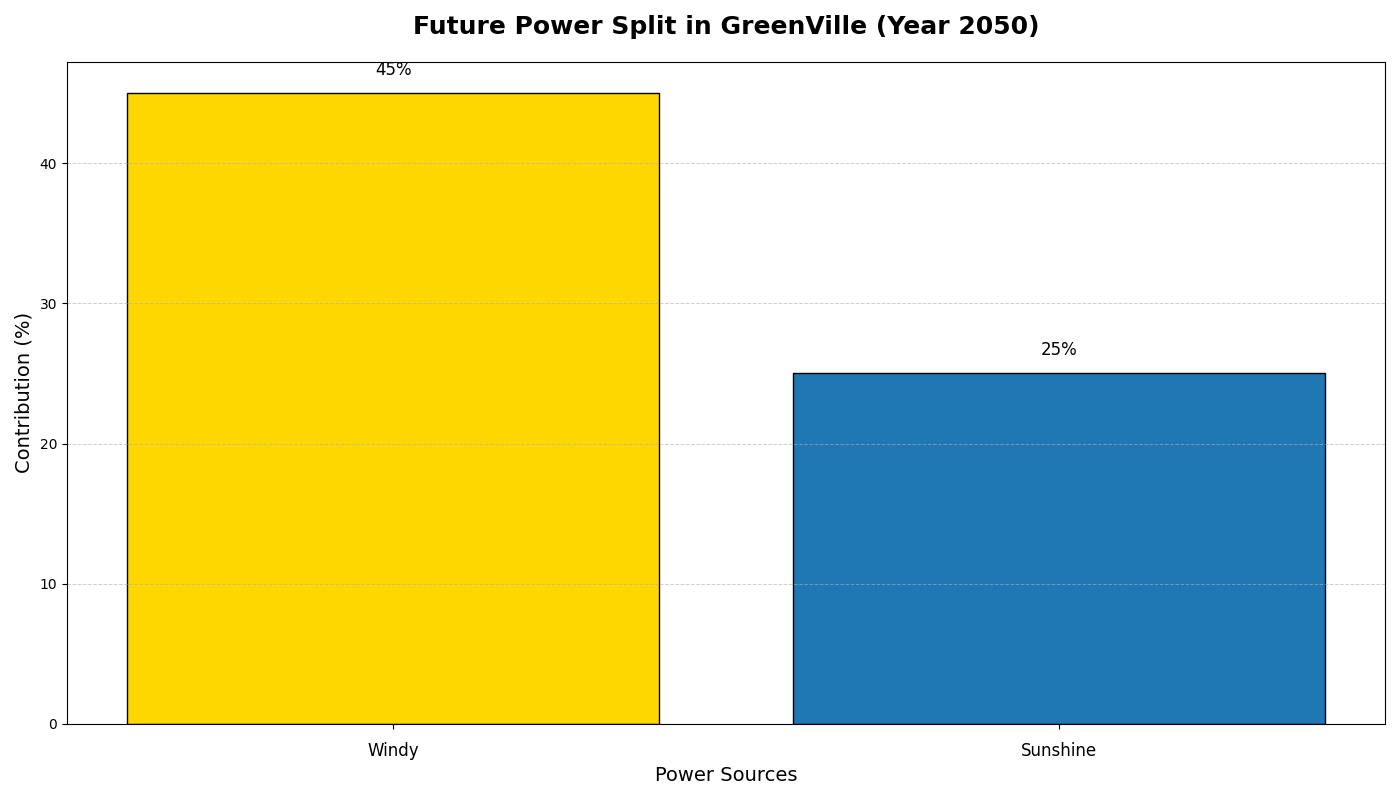

Write the Python code that produced this figure.
import matplotlib.pyplot as plt
import numpy as np

# Data setup
energy_sources = ['Windy', 'Sunshine']
energy_contribution = np.array([45, 25])

# Define colors for each source
colors = ['#FFD700', '#1f77b4']

# Create the figure and axis objects
fig, ax = plt.subplots(figsize=(14, 8))

# Creating the vertical bar chart
bars = ax.bar(energy_sources, energy_contribution, color=colors, edgecolor='black')

# Adding titles and labels
ax.set_title('Future Power Split in GreenVille (Year 2050)', fontsize=18, fontweight='bold', pad=20)
ax.set_xlabel('Power Sources', fontsize=14)
ax.set_ylabel('Contribution (%)', fontsize=14)

# Annotating each bar
for bar, contribution in zip(bars, energy_contribution):
    height = bar.get_height()
    ax.text(bar.get_x() + bar.get_width() / 2, height + 1, f'{height}%', va='bottom', ha='center', fontsize=12, color='black')

# Customizing the x-axis
ax.set_xticks(np.arange(len(energy_sources)))
ax.set_xticklabels(energy_sources, fontsize=12)
ax.tick_params(axis='x', which='major', pad=10)

# Adding grid to the y-axis
ax.yaxis.grid(True, linestyle='--', linewidth=0.7, alpha=0.6)

# Automatically adjust the layout to prevent overlapping
plt.tight_layout()

# Display the plot
plt.show()
